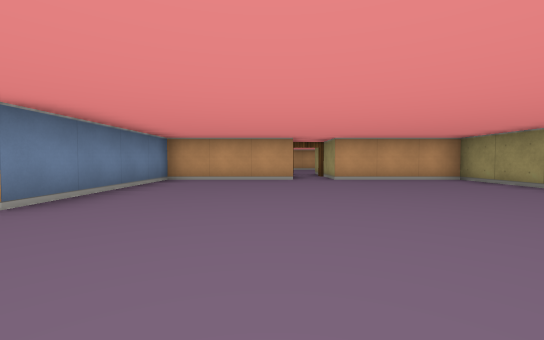
view 1 (above)

18 first-person views from a walk through a cub3D level. The camera is about half as high as the walls, tilts 2° down and sees 90° across. The floor is counted in squares. Each view is taken from the middle of a square. On the plan, view 1 faces up. The plan holds only what a view shows up to about 9 squares ahead; the rest is blank.

view 2
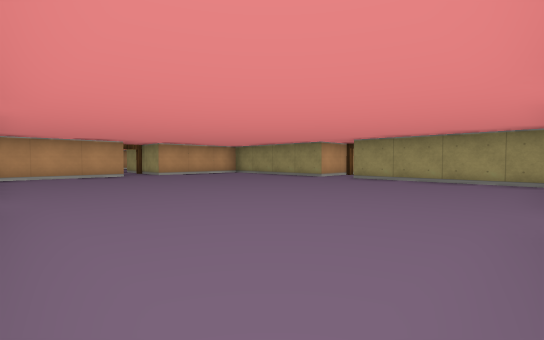

view 3
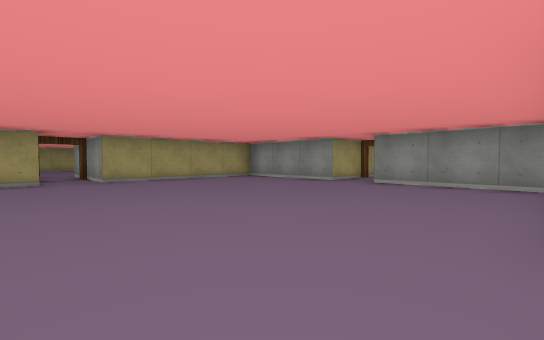

view 4
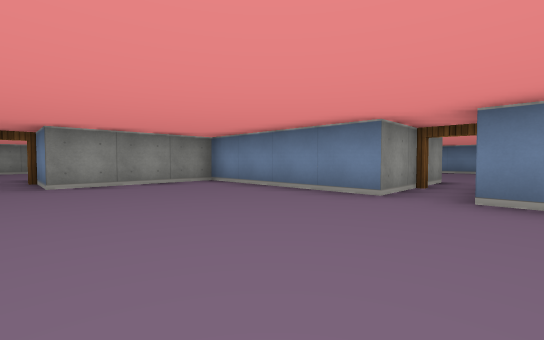

view 5
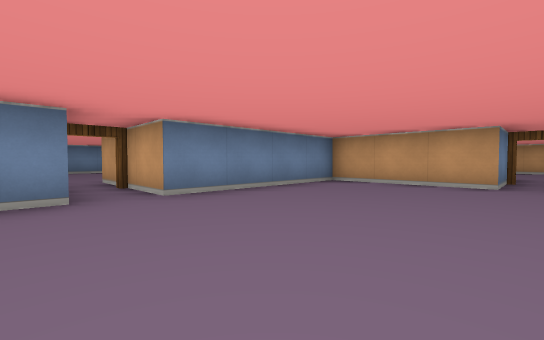

view 6
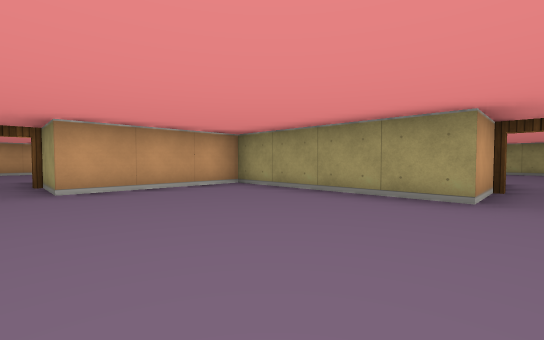

view 7
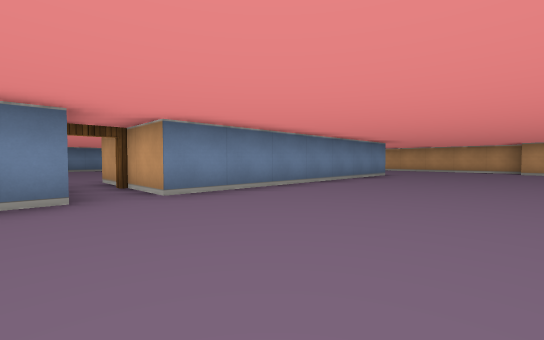

view 8
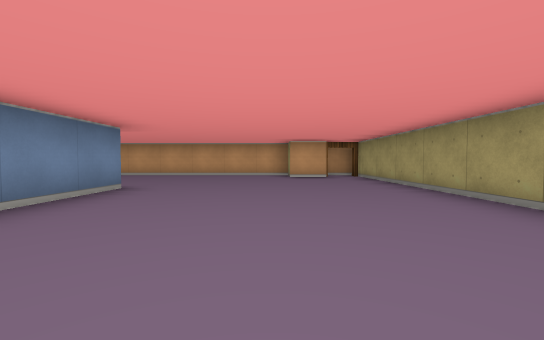

view 9
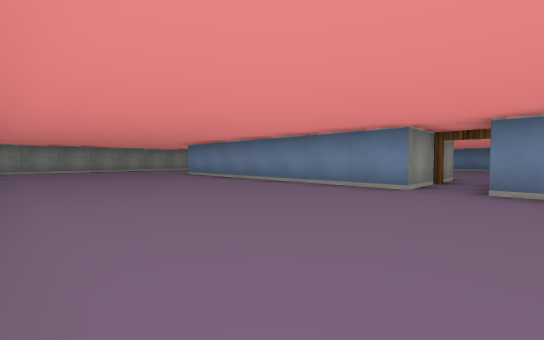

view 10
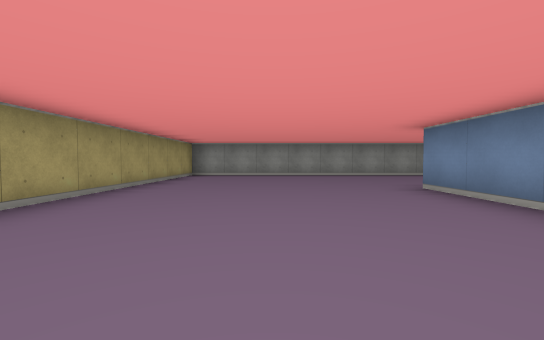

view 11
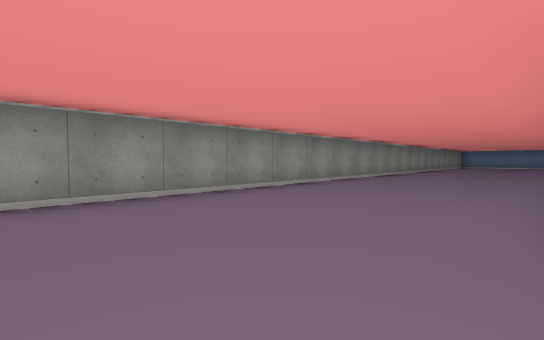

view 12
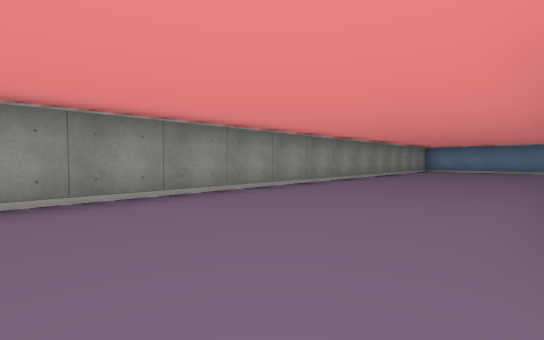

view 13
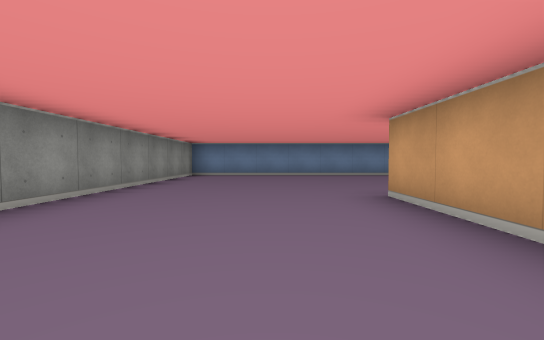

view 14
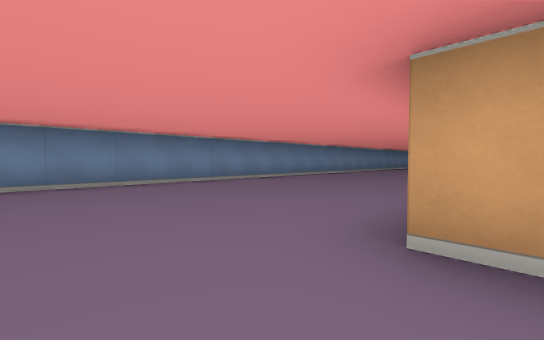

view 15
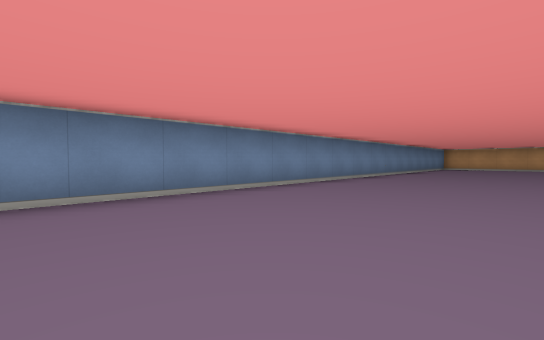

view 16
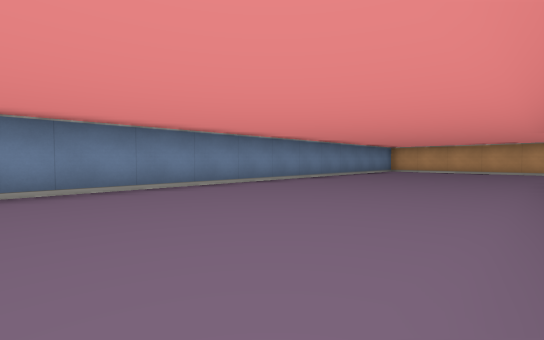

view 17
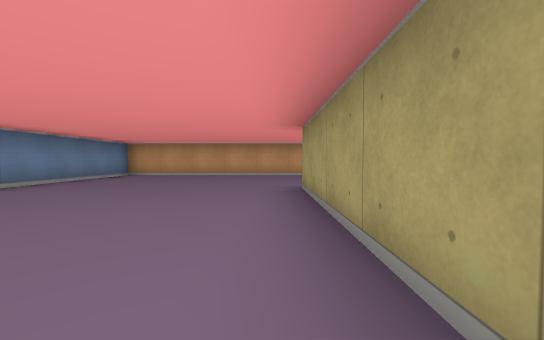

view 18
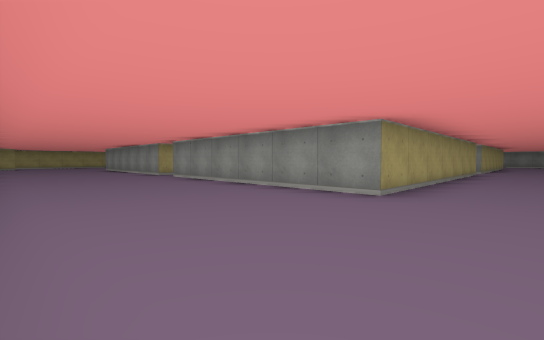

### Floor plan
Points are (right, up) in squares from view 1. A wall is a line through its corners. A room is listed if a view was taken in it or the views show most of it. See-through windows are left out.
Room 1 (views 1, 2, 3, 4, 5, 6)
walls: (-4, 1.5) (-2.5, 1.5) (-2.5, -2.5) (0.5, -2.5) (0.5, -4.1); (6, 2.5) (4.5, 2.5) (4.5, 6.5) (1.5, 6.5) (1.5, 8); (0.5, 8.1) (0.5, 6.5) (-2.5, 6.5) (-2.5, 2.5) (-4, 2.5); (1.5, -4.8) (1.5, -2.5) (4.5, -2.5) (4.5, 1.5) (6, 1.5)
ways out: open door at (-4, 2) to room 2; open door at (1, -4) to room 2; open door at (1, 8) to room 2; open door at (6, 2) to room 2
Room 2 (views 7, 8, 9, 10, 11, 12, 13, 14, 15, 16, 17, 18)
walls: (-5.5, 1.5) (-4, 1.5); (-4, 2.5) (-5.5, 2.5) (-5.5, 9.5) (0.5, 9.5); (-3.4, -5.5) (-5.5, -5.5); (1.5, 8) (1.5, 9.5) (2.2, 9.5); (6, 1.5) (7.5, 1.5) (7.5, -5.5); (-5, 13.5) (-10.5, 13.5) (-10.5, -9.5) (12.5, -9.5) (12.5, -3.4); (1.8, 13.5) (0.8, 13.5); (7.5, 9.5) (7.5, 2.5) (6, 2.5); (12.5, 2) (12.5, 2.9); (12.5, 7.4) (12.5, 13.1); (10.5, 12.9) (10.5, 13.5) (5.2, 13.5); (11.6, 12.5) (10.5, 12.5); (12.5, 13.5) (11.8, 13.5)
ways out: open door at (-4, 2) to room 1; open door at (1, -4) to room 1; open door at (1, 8) to room 1; open door at (6, 2) to room 1; open door at (12, 13)

Positions as (right, up) in squares from view 1, and headings:
1: (0, 0), facing up
2: (-2, -2), facing up-right
3: (-2, 3), facing down-right
4: (1, 3), facing down-left
5: (1, 1), facing up-left
6: (1, 2), facing up-right
7: (11, 1), facing up-left
8: (10, 5), facing up
9: (12, 3), facing down-left
10: (10, -1), facing down
11: (9, -6), facing down-left
12: (2, -6), facing down-left
13: (-2, -7), facing left
14: (-5, -7), facing up-left
15: (-7, -2), facing up-left
16: (-6, 2), facing up-left
17: (-6, 5), facing up
18: (-7, 13), facing down-right
